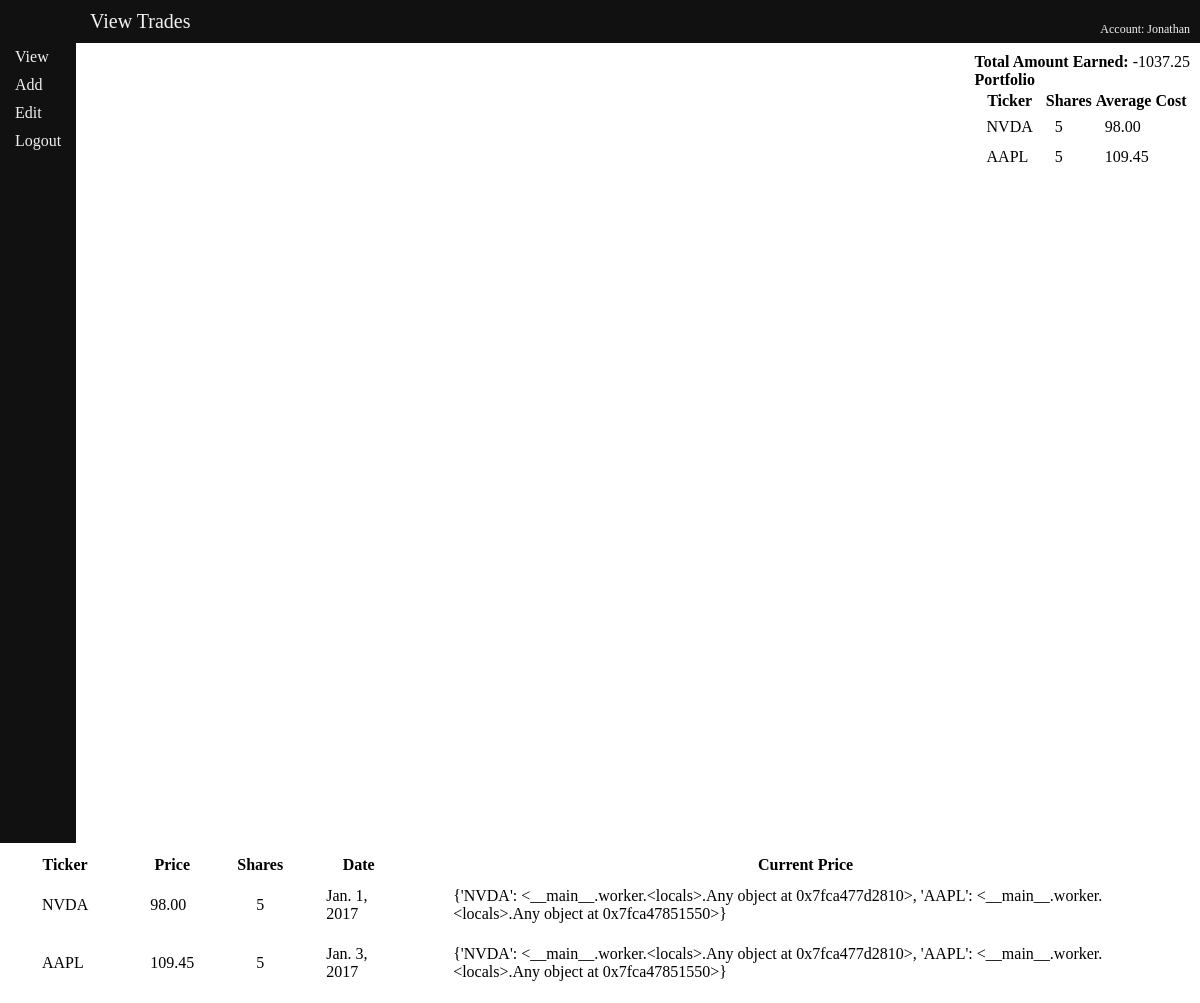
Page /trades/ (signed in) on the committed database.
### tradetracker/models.py (models this page shows, shortened)
class Trade(models.Model):
	owner = models.ForeignKey(User, on_delete=models.CASCADE, default=DEFAULT_USER)
	ticker = models.CharField(max_length=10)
	price = models.DecimalField(max_digits=11, decimal_places=2)
	trade_date = models.DateField()
	shares = models.IntegerField(default=0)

class PortfolioStock(models.Model):
	owner = models.ForeignKey(User, on_delete=models.CASCADE, default=DEFAULT_USER)
	ticker = models.CharField(max_length=10)
	shares = models.IntegerField(default=0)
	average_cost = models.DecimalField(max_digits=11, decimal_places=2)

### tradetracker/views.py (the view)
@login_required(login_url='/trades/login')
def viewTrades(request):
	current_user = request.user
	trade_list = current_user.trade_set.all()
	portfolio_list = current_user.portfoliostock_set.all()
	prices = {}
	total_earnings = 0
	for trade in trade_list:
		total_earnings += trade.price * -trade.shares
		if not trade.ticker in prices:
			prices[trade.ticker] = web.get_quote_yahoo(trade.ticker)["last"].get(trade.ticker)
	context = {'trade_list' : trade_list, 'total_earnings' : total_earnings,
		'current_user' : request.user.username, 'portfolio_list' : portfolio_list, 'prices' : prices}
	return render(request, 'tradetracker/viewTrades.html', context)

### tradetracker/templates/tradetracker/viewTrades.html (shortened to what this page needs)
{% extends 'tradetracker/tradeTrackerBase.html' %}
{% load tradetracker_extras %}
{% block bodyheader %} View Trades {% endblock %}
{% block content %}
	{% if trade_list %}
		<table>
			<tr>
				<th>Ticker</th>
				<th>Price</th>
				<th>Shares</th>
				<th>Date</th>
				<th>Current Price</th>
			</tr>
		{% for trade in trade_list %}
			<tr>
				<td>{{trade.ticker}}</td>
				<td>{{trade.price}}</td>
				<td>{{trade.shares}}</td>
				<td>{{trade.trade_date}}</td>
				<td>{{ prices|get_value:trade.ticker }}</td>
			</tr>
		{% endfor %}
		</table>
	{% else %}
		<p><strong>No trades are available to view.</strong></p>
	{% endif %}
{% endblock %}
{% block fixedinfo %}
	{% if total_earnings %}
		<strong>Total Amount Earned:</strong> {{total_earnings}} <br>
	{% endif %}
	{% if portfolio_list %}
		<strong>Portfolio</strong>
		<table>
			<tr>
				<th>Ticker</th>
				<th>Shares</th>
				<th>Average Cost</th>
			</tr>
		{% for stock in portfolio_list %}
			<tr>
				<td>{{stock.ticker}}</td>
				<td>{{stock.shares}}</td>
				<td>{{stock.average_cost}}</td>
			</tr>
		{% endfor %}
		</table>
	{% endif %}
{% endblock %}

### tradetracker/templates/tradetracker/tradeTrackerBase.html (shortened to what this page needs)
{% load static %}
<head>
	<link rel="stylesheet" type="text/css" href="{% static 'tradetracker/style.css' %}" />
</head>
<body>
	<div class = "topbar">
		<div>
			<header>{% block bodyheader %}{% endblock %}</header>
		</div>
		<div>
			{% if current_user %}
				<p>Account: {{current_user}}</p>
			{% endif %}
		</div>
	</div>
	<div class="mainwrapper">
		<div class="sidenav">
			<a href="{% url 'tradetracker:viewTrades'%}">View</a>
			<a href="{% url 'tradetracker:addTrades'%}">Add</a>
			<a href="{% url 'tradetracker:editTrades'%}">Edit</a>
			<a href="{% url 'tradetracker:logout' %}">Logout</a>
		</div>
		<div class="content">
		{% block content %}
		{% endblock %}
		</div>
		<div>
			<div class="fixedinfo">
				{% block fixedinfo %}
				{% endblock %}
			</div>
		</div>
	</div>
</body>

### tradetracker/static/tradetracker/style.css (style rules this page uses)
.topbar { background-color: #111; font-family: "Tahoma"; color: #f1f1f1; padding-bottom: 10px; padding-top: 10px; }
.topbar div { display: inline; }
.topbar header { display: inline; padding-left: 90px; font-size: 20px; }
.topbar p { font-size: 12px; float: right; padding-right: 10px; }
.sidenav { height: 100%; float: left; top: 0; left: 0; background-color: #111; overflow-x: hidden; transition: 0.5s; }
.sidenav a { padding: 5px 15px; text-decoration: none; font-size: 16px; font-family: "Tahoma"; color: #f1f1f1; display: block; transition: 0.3s }
.fixedinfo { right: 0; position: fixed; padding: 10px; }
.fixedinfo td { padding: 5px 10px; }
.content { float: left; padding: 10px; }
.content td { padding: 10px 30px; }
body { padding: 0; margin: 0; }

### rows in the picture
Trade: ticker "NVDA", price "98.00", shares "5", trade_date "Jan. 1, 2017", ticker "{'NVDA': <__main__.worker.<locals>.Any object at 0x7fca477d2810>, 'AAPL': <__main__.worker.<locals>.Any object at 0x7fca47851550>}"
Trade: ticker "AAPL", price "109.45", shares "5", trade_date "Jan. 3, 2017", ticker "{'NVDA': <__main__.worker.<locals>.Any object at 0x7fca477d2810>, 'AAPL': <__main__.worker.<locals>.Any object at 0x7fca47851550>}"
PortfolioStock: ticker "NVDA", shares "5", average_cost "98.00"
PortfolioStock: ticker "AAPL", shares "5", average_cost "109.45"

### other values in the picture
{{ current_user }} "Jonathan"
{{ total_earnings }} "-1037.25"
